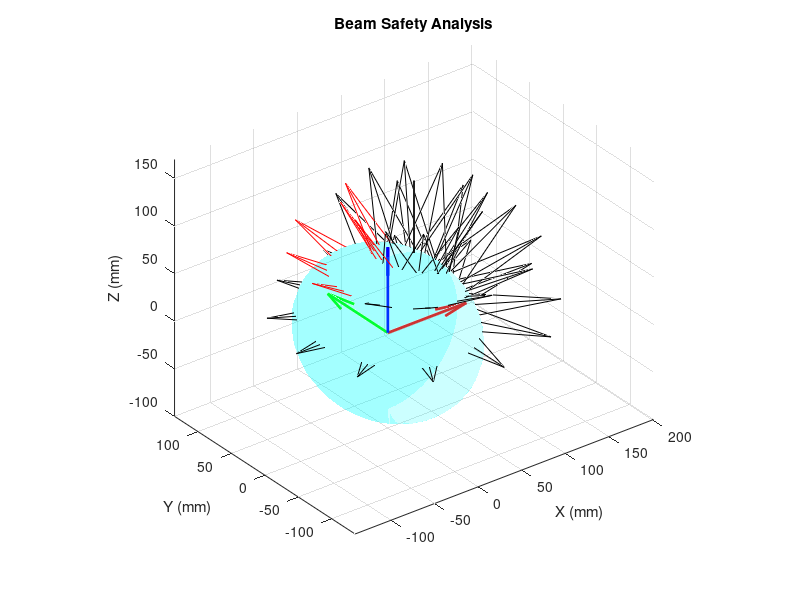

This figure's MATLAB source:
%{
8. Compute Beam Safety
Description: Write a function to compute the volume of interaction between each beam and the OAR. (As you
should remember, a beam is generally unsafe when it has a direct hit on the OAR. In the initial treatment plan,
the unsafe beams will be excluded so they will not contribute any dose. But if the treatment objective cannot be
met with all safe beams, then we will unplug the “least unsafe” beams (i.e. beams with smallest intersection
with the OAR.) Make a sketch and explain your approach in comments – as you see it best.
Test: Plot the 3D scene with the unsafe beams and OAR; inspect and interpret; save and submit some
representative views.
Hint: While it is not simple to compute this analytically, you can discretize.
%}
% function [unsafe_beams, beam_intersections] = q8_compute_beam_safety()

function unsafe_beams = q8_compute_beam_safety()

    oar_center = [0, 30, 45];
    oar_semi_axes = [15, 25, 15]; 
    ptv_center = [30, 0, 15];
    beam_vectors = csvread('beam_vectors.csv');
    beam_intersections = zeros(size(beam_vectors, 1), 1);
    unsafe_beams = [];
    
    beam_sampling_resolution = 1.0;  % mm 
    max_beam_length = 300;  % mm 
    beam_diameter = 30; % mm
    num_radial_points = 8;

    figure(8);
    clf;
    hold on;
    % Plot coordinate axes
    quiver3(0, 0, 0, 100, 0, 0, 'r', 'LineWidth', 2, 'DisplayName', 'X-axis');
    quiver3(0, 0, 0, 0, 100, 0, 'g', 'LineWidth', 2, 'DisplayName', 'Y-axis');
    quiver3(0, 0, 0, 0, 0, 100, 'b', 'LineWidth', 2, 'DisplayName', 'Z-axis');

    % Plot head ellipsoid
    [X,Y,Z] = ellipsoid(0,0,0, 80, 100, 80, 30);
    surf(X, Y, Z, 'FaceAlpha', 0.2, 'EdgeColor', 'none', 'FaceColor', 'cyan');

    % Plot PTV sphere
    [X,Y,Z] = sphere(30);
    % ptv_radius = 15;     ptv_center = [30, 0, 15];
    X = X * 15 + 30;
    Y = Y * 15 + 0;
    Z = Z * 15 + 15;
    surf(X, Y, Z, 'FaceColor', 'yellow', 'FaceAlpha', 0.7, 'EdgeColor', 'none');
    
    % Plot OAR ellipsoid
    [X,Y,Z] = ellipsoid(0, 30, 45, 15, 25, 15, 30);
    surf(X, Y, Z, 'FaceAlpha', 0.5, 'EdgeColor', 'none', 'FaceColor', 'red');
    
    num_beams = size(beam_vectors, 1);

    for i = 1:num_beams
        beam_dir = beam_vectors(i, :);
        beam_dir = beam_dir / norm(beam_dir); % Normalize direction vector
        
        % Calculate two perpendicular vectors to beam_dir for circular cross section
        [v1, v2] = get_perpendicular_vectors(beam_dir);
        
        % Generate points along beam path
        t = 0:beam_sampling_resolution:max_beam_length;
        intersects_oar = false;
        
        % Check multiple points along beam path
        for j = 1:length(t)
            center_point = ptv_center + beam_dir * t(j);
            
            % Check points around beam circumference
            for k = 1:num_radial_points
                angle = 2 * pi * (k-1) / num_radial_points;
                offset = (beam_diameter/2) * (cos(angle)*v1 + sin(angle)*v2);
                point = center_point + offset;
                
                % Check if point is inside OAR ellipsoid
                inside_oar = ((point(1) - oar_center(1))^2 / oar_semi_axes(1)^2 + ...
                             (point(2) - oar_center(2))^2 / oar_semi_axes(2)^2 + ...
                             (point(3) - oar_center(3))^2 / oar_semi_axes(3)^2) <= 1;
                
                if inside_oar
                    intersects_oar = true;
                    break;
                end
            end
            if intersects_oar
                break;
            end
        end
        
        % Plot beam with appropriate color using quiver3
        scaled_beam = beam_vectors(i, :) * 150;
        if intersects_oar
            unsafe_beams = [unsafe_beams; i];
            quiver3(30, 0, 15, scaled_beam(1), scaled_beam(2), scaled_beam(3), ...
                   'Color', 'red', 'LineWidth', 0.5, 'MaxHeadSize', 0.5);
        else
            quiver3(30, 0, 15, scaled_beam(1), scaled_beam(2), scaled_beam(3), ...
                   'Color', 'black', 'LineWidth', 0.5, 'MaxHeadSize', 0.5);
        end
    end

    title('Beam Safety Analysis');
    xlabel('X (mm)');
    ylabel('Y (mm)');
    zlabel('Z (mm)');
    axis equal;
    grid on;
    view(3);
    
    % Print beam safety summary
    fprintf('Beam Safety Analysis:\n');
    fprintf('Total Beams: %d\n', size(beam_vectors, 1));
    fprintf('Unsafe Beams: %d\n', length(unsafe_beams));
    fprintf('Unsafe Beam Indices: ');
    fprintf('%d ', unsafe_beams);
    fprintf('\n');
end



function [v1, v2] = get_perpendicular_vectors(v)
    % Generate two vectors perpendicular to input vector v
    if abs(v(3)) < abs(v(1))
        v1 = [-v(2), v(1), 0];
    else
        v1 = [0, -v(3), v(2)];
    end
    v1 = v1 / norm(v1);
    v2 = cross(v, v1);
    v2 = v2 / norm(v2);
end

